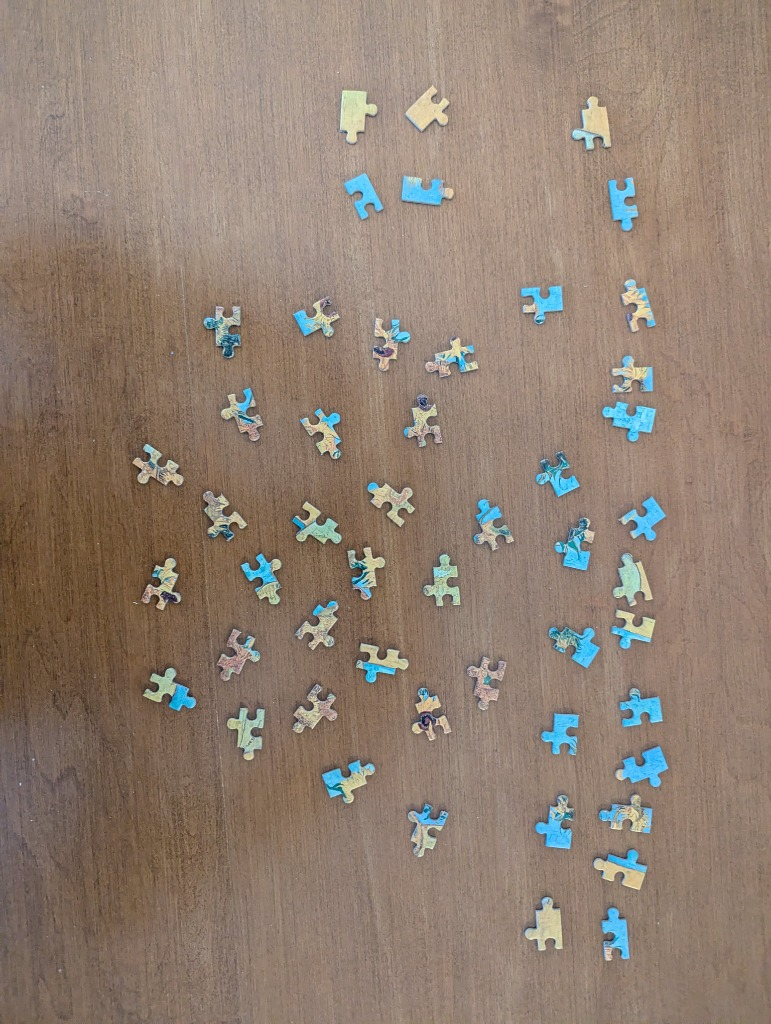
#> input picture puzzle_solver/data/pieces.jpg, 771 x 1024 px
$ python test_kmeans.py
#> lines starting #> are read from the running program, lines starting #| are printed output that depends on the picture; after the words box and inside, x2 and y2 are one past the last pixel; in counts of white or black regions, pixels touching at a corner belong together
import cv2
import numpy as np

def test_kmeans():
    image_path = 'data/pieces.jpg'
    img = cv2.imread(image_path)
#> img is the input picture: shape (1024, 771, 3); mean B, G, R 113.9, 127.5, 144.6

    Z = img.reshape((-1,3))
    Z = np.float32(Z)

    criteria = (cv2.TERM_CRITERIA_EPS + cv2.TERM_CRITERIA_MAX_ITER, 10, 1.0)
    K = 2
    ret, label, center = cv2.kmeans(Z, K, None, criteria, 10, cv2.KMEANS_RANDOM_CENTERS)
#> ret = 931909864.7; center = [[130.9, 143, 157.8], [85.52, 101.6, 122.5]]

    center = np.uint8(center)
#> center = [[130, 143, 157], [85, 101, 122]]
    res = center[label.flatten()]
    res2 = res.reshape((img.shape))
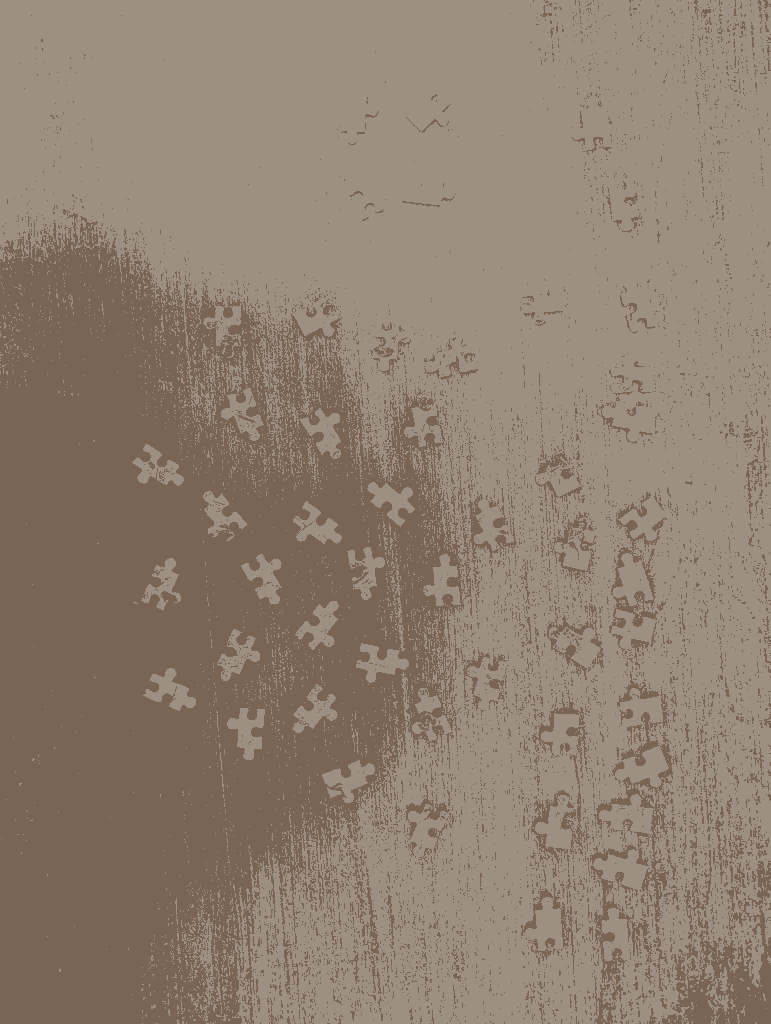
#> res2: shape (1024, 771, 3); mean B, G, R 113.1, 127.3, 143.9

    # Check both clusters
    for cluster_id in range(K):
        mask = np.uint8(label.reshape((img.shape[0], img.shape[1])) == cluster_id) * 255

        kernel = cv2.getStructuringElement(cv2.MORPH_RECT, (5, 5))
        closed = cv2.morphologyEx(mask, cv2.MORPH_CLOSE, kernel, iterations=2)
        opened = cv2.morphologyEx(closed, cv2.MORPH_OPEN, kernel, iterations=2)

        contours, _ = cv2.findContours(opened, cv2.RETR_EXTERNAL, cv2.CHAIN_APPROX_SIMPLE)

        areas = []
        for c in contours:
            area = cv2.contourArea(c)
            if area > 500:
                areas.append(int(area))

        print(f"K-means Cluster {cluster_id}: {len(areas)} pieces, Top areas: {sorted(areas, reverse=True)[:5]}")
#> this loop made 2 passes
#> pass 1, in test_kmeans, `mask = np.uint8(label.reshape((img.shape[0], img.shape[1])) == cluster..`:
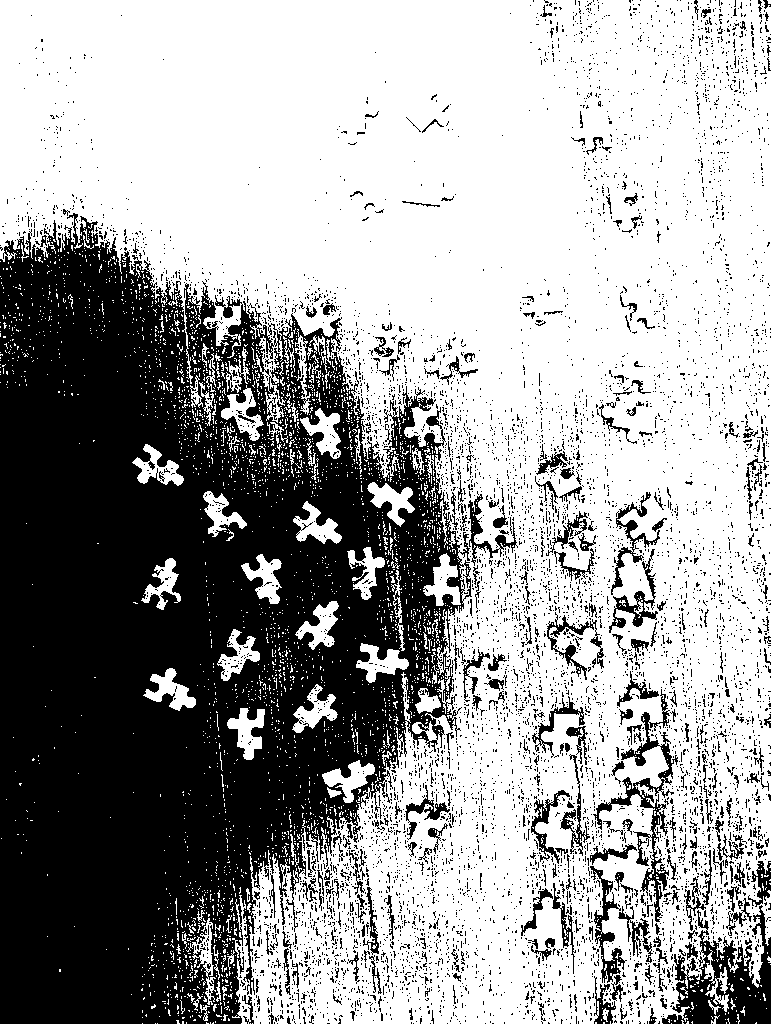
#> mask: shape (1024, 771); 62.5% white; 7129 black regions (6825 under 20 px), largest, box (x1, y1, x2, y2) and area: (0, 213, 472, 1024) 242185, (662, 905, 771, 1024) 5700, (593, 689, 678, 922) 2915
#> pass 1, in test_kmeans, `opened = cv2.morphologyEx(closed, cv2.MORPH_OPEN, kernel, iterations=2)`:
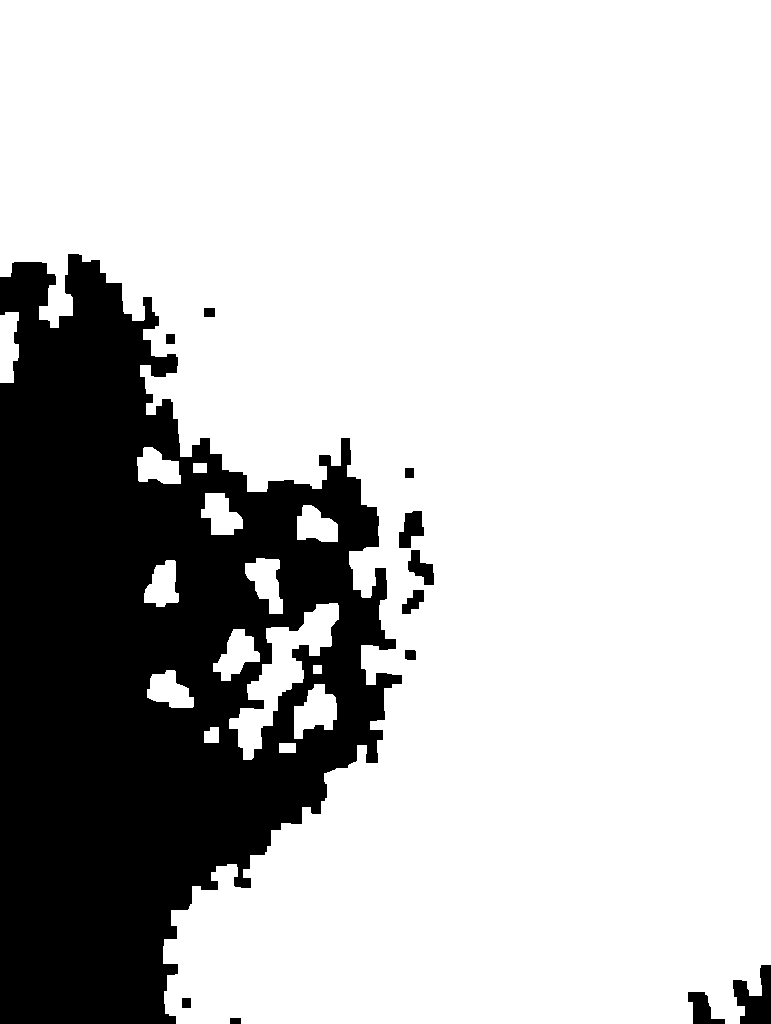
#> opened: shape (1024, 771); 76.5% white; 12 black regions, largest, box (x1, y1, x2, y2) and area: (0, 254, 402, 1024) 181829, (733, 965, 771, 1024) 1385, (688, 992, 725, 1024) 646
#> after the loop:
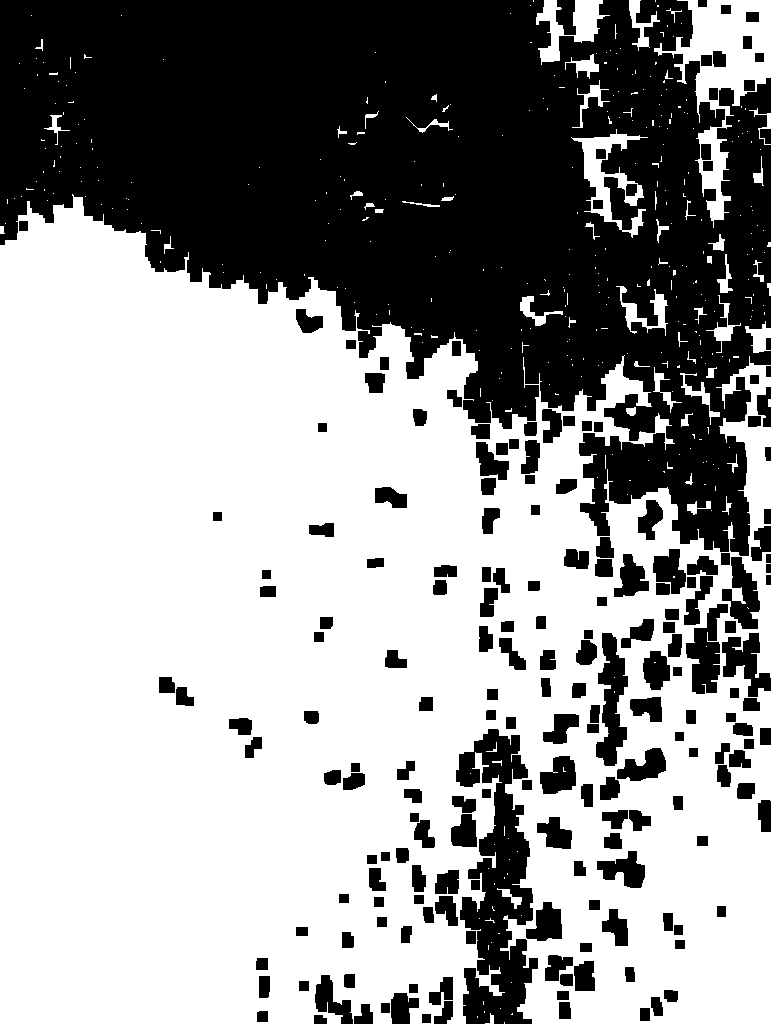
#> closed: shape (1024, 771); 60.2% white; 198 black regions, largest, box (x1, y1, x2, y2) and area: (0, 0, 771, 556) 247083, (456, 729, 538, 1024) 13073, (596, 633, 628, 766) 2401
#> after the loop:
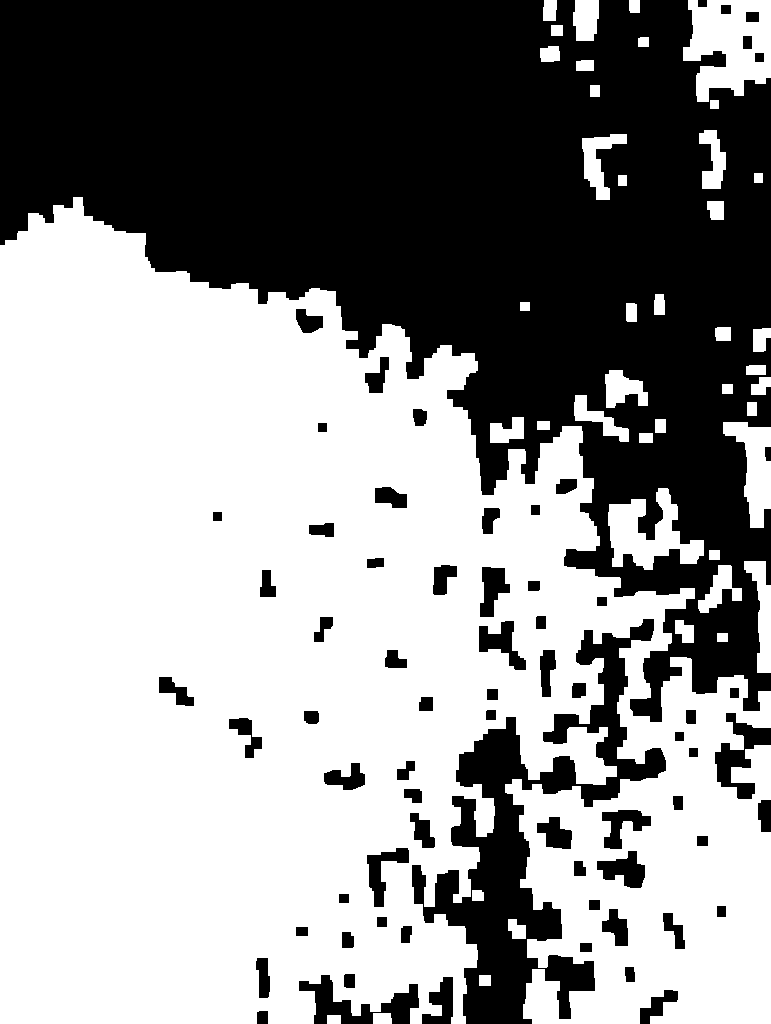
#> opened: shape (1024, 771); 57.9% white; 70 black regions, largest, box (x1, y1, x2, y2) and area: (0, 0, 771, 722) 279759, (412, 619, 666, 1024) 28223, (299, 975, 419, 1024) 2423

if __name__ == '__main__':
    test_kmeans()
